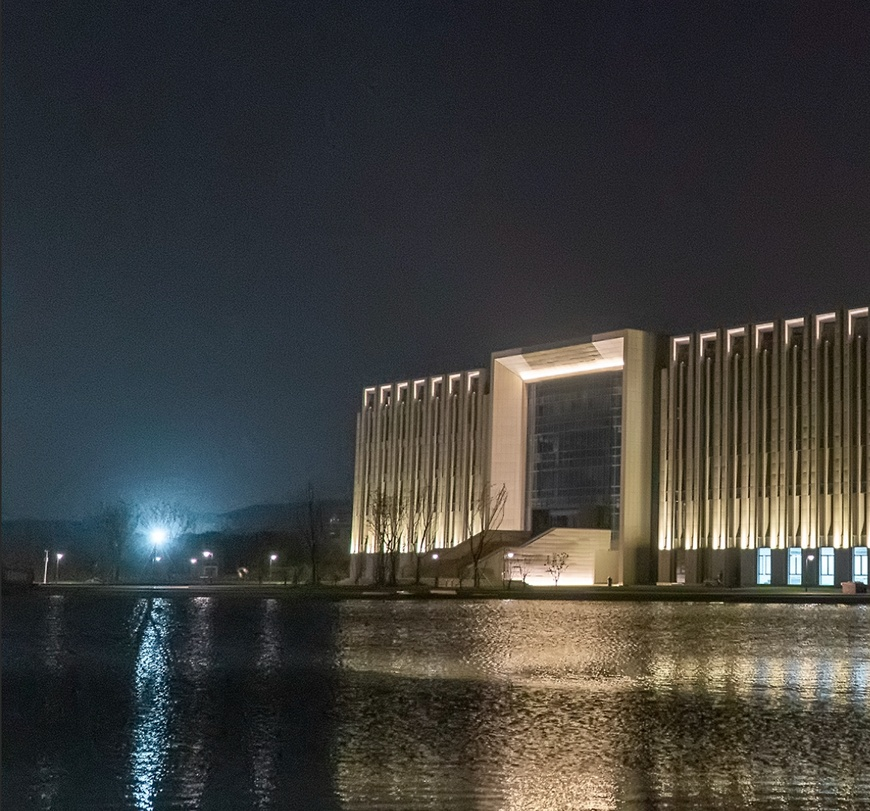
#> input picture Test1/images/1.jpg, 870 x 811 px, shrunk from 1170 x 1091 before the run
$ jupyter execute --allow-errors concat_image.ipynb   (shell and % lines are left out)
#> lines starting #> are read from the running program, lines starting #| are printed output that depends on the picture
[cell 1]
import cv2
import matplotlib.pyplot as plt
import numpy as np

[cell 2]
print(cv2.__version__)

[cell 3]
# 使用cv2读取
img_left = cv2.imread('images/1.jpg', 1)
#> img_left is the input picture: shape (811, 870, 3); mean B, G, R 59.4, 62.2, 62.5
img_right = cv2.imread('images/2.jpg', 1)
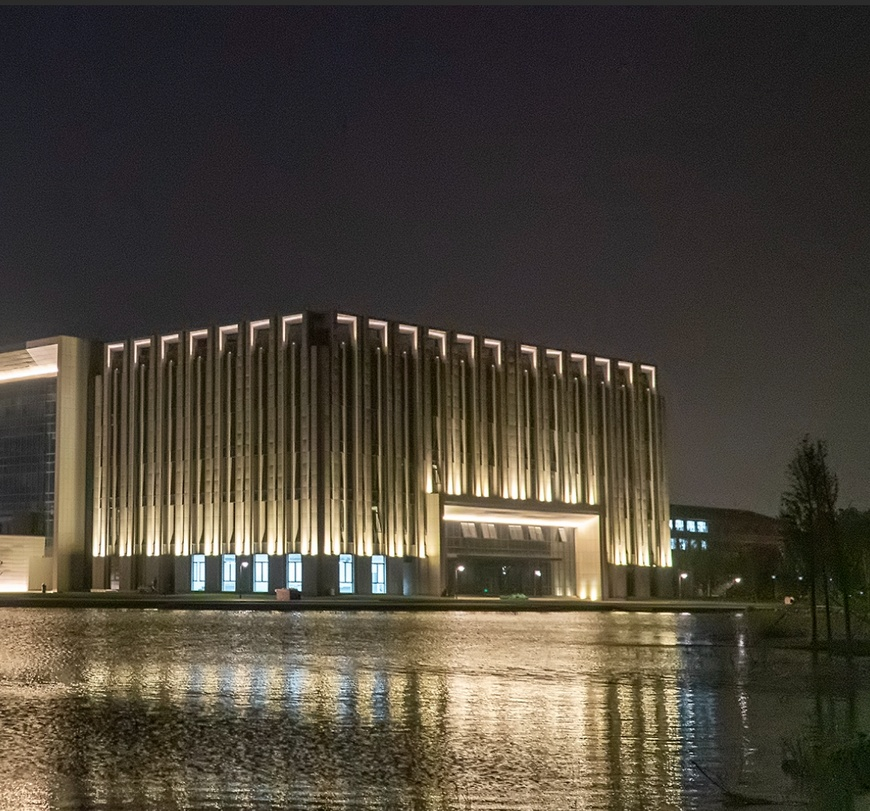
#> input picture Test1/images/2.jpg, 870 x 811 px, shrunk from 1170 x 1091 before the run
#> img_right is the input picture: shape (811, 870, 3); mean B, G, R 56.8, 68.4, 75.3

plt.subplot(121)
plt.imshow(cv2.cvtColor(img_left, cv2.COLOR_BGR2RGB))
plt.subplot(122)
plt.imshow(cv2.cvtColor(img_right, cv2.COLOR_BGR2RGB))
plt.show()
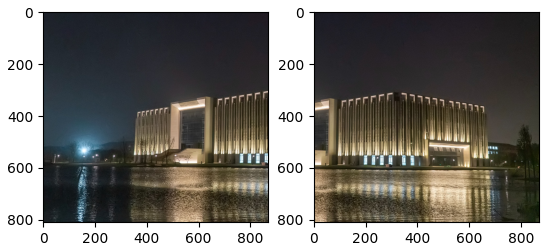
#> figure drawn by matplotlib, 2 panels

[cell 4]
def detect(image):
    # 转化为灰度图
    gray = cv2.cvtColor(image, cv2.COLOR_BGR2GRAY)
    # 创建SIFT生成器
    # descriptor是一个对象，这里使用的是SIFT算法
    descriptor = cv2.xfeatures2d.SIFT_create()
    # 检测特征点及其描述子（128维向量）
    kps, features = descriptor.detectAndCompute(image, None)
    return (kps,features)

[cell 5]
# 可以看下特征点(若果发现几次运行特征点数目不同，要重新读取图片)
def show_points(image):
    gray = cv2.cvtColor(image, cv2.COLOR_BGR2GRAY)
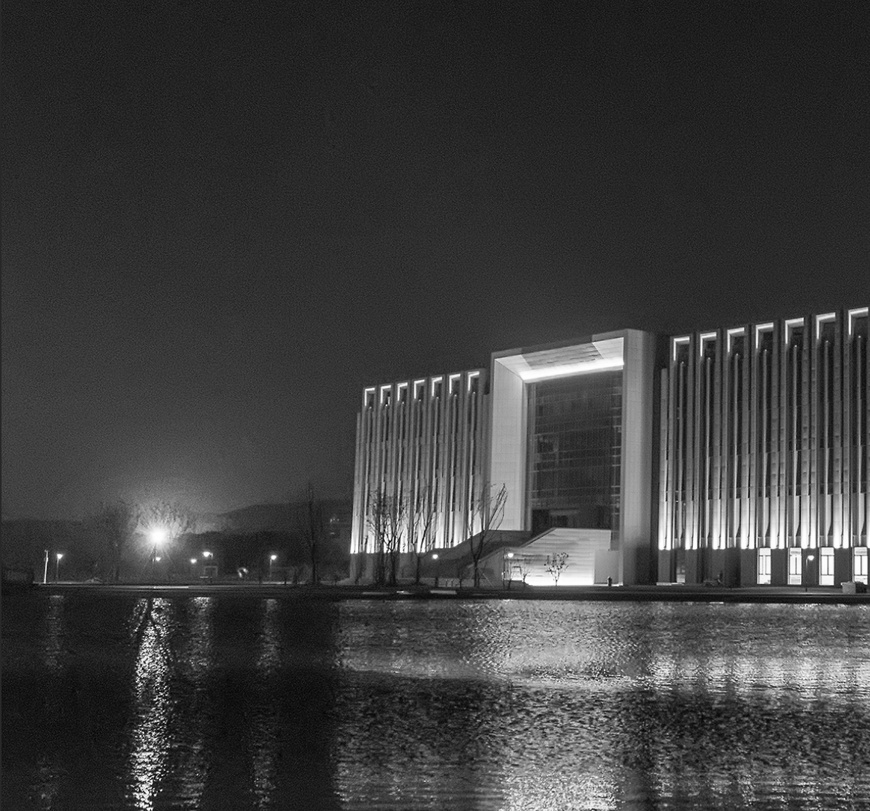
#> gray: shape (811, 870); min 2, max 255, mean 62
    descriptor = cv2.xfeatures2d.SIFT_create()
    kps, features = descriptor.detectAndCompute(image, None)
#> kps = 3294 keypoints; strongest (x, y, size): (435, 556, 3.4), (273, 557, 3.6), (59, 556, 3.7), (206, 554, 4.3)
    print(f"特征点数：{len(kps)}")
#| 特征点数：3294
    img_left_points = cv2.drawKeypoints(img_left, kps, img_left)
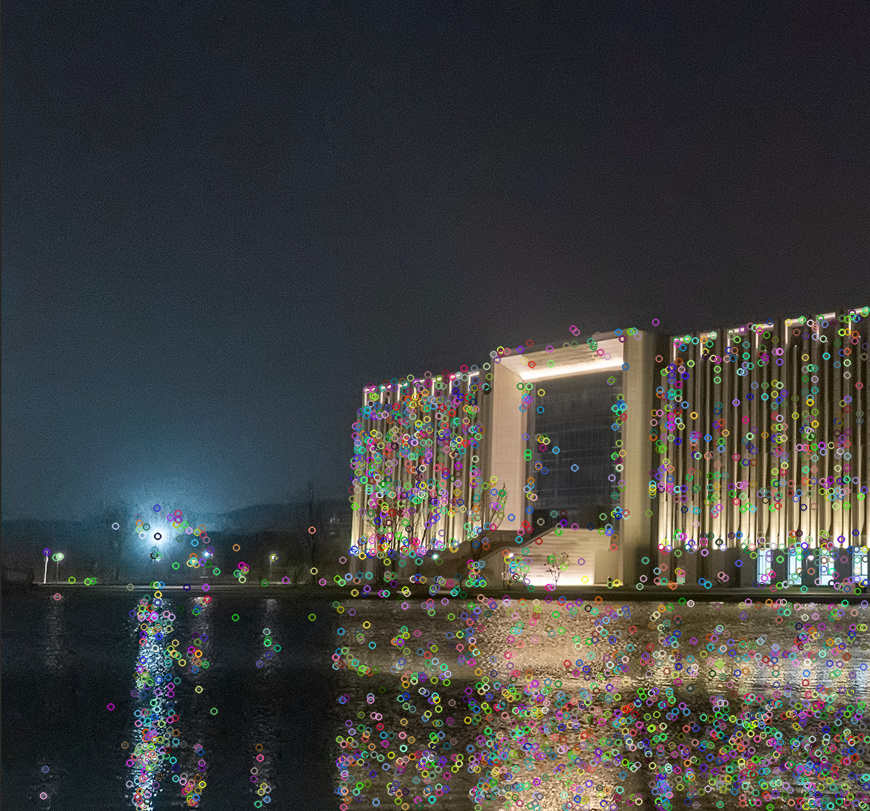
#> img_left_points: shape (811, 870, 3); mean B, G, R 63.6, 65, 64.7
    plt.figure(figsize=(9,9))
    plt.imshow(img_left_points)
show_points(img_left)

[cell 6]
def match_keypoints(kps_left,kps_right,features_left,features_right,ratio,threshold):
    """
    kpsA,kpsB,featureA,featureB: 两张图的特征点坐标及特征向量
    threshold: 阀值

    """
    # 建立暴力匹配器
    matcher = cv2.DescriptorMatcher_create("BruteForce")
    # 使用knn检测，匹配left,right图的特征点
    raw_matches = matcher.knnMatch(features_left, features_right, 2)
    print(len(raw_matches))
    matches = []  # 存坐标，为了后面
    good = [] # 存对象，为了后面的演示
    # 筛选匹配点
    for m in raw_matches:
        # 筛选条件
#         print(m[0].distance,m[1].distance)
        if len(m) == 2 and m[0].distance < m[1].distance * ratio:
            good.append([m[0]])
            matches.append((m[0].queryIdx, m[0].trainIdx))
            """
            queryIdx：测试图像的特征点描述符的下标==>img_keft
            trainIdx：样本图像的特征点描述符下标==>img_right
            distance：代表这怡翠匹配的特征点描述符的欧式距离，数值越小也就说明俩个特征点越相近。
            """
    # 特征点对数大于4就够用来构建变换矩阵了
    kps_left = np.float32([kp.pt for kp in kps_left])
    kps_right = np.float32([kp.pt for kp in kps_right])
    print("特征点对数",len(matches))
    if len(matches) > 4:
        # 获取匹配点坐标
        pts_left = np.float32([kps_left[i] for (i,_) in matches])
        pts_right = np.float32([kps_right[i] for (_,i) in matches])
        # 计算变换矩阵(采用ransac算法从pts中选择一部分点)
        H,status = cv2.findHomography(pts_right, pts_left, cv2.RANSAC, threshold)
        return (matches, H, good)
    return None

[cell 7]
img_left = cv2.imread('images/1.jpg', 1)
img_right = cv2.imread('images/2.jpg', 1)

kps_left, features_left = detect(img_left)
#> kps_left has the same summary as kps in show_points
kps_right, features_right = detect(img_right)
#> in detect (call 2), `gray = cv2.cvtColor(image, cv2.COLOR_BGR2GRAY)`:
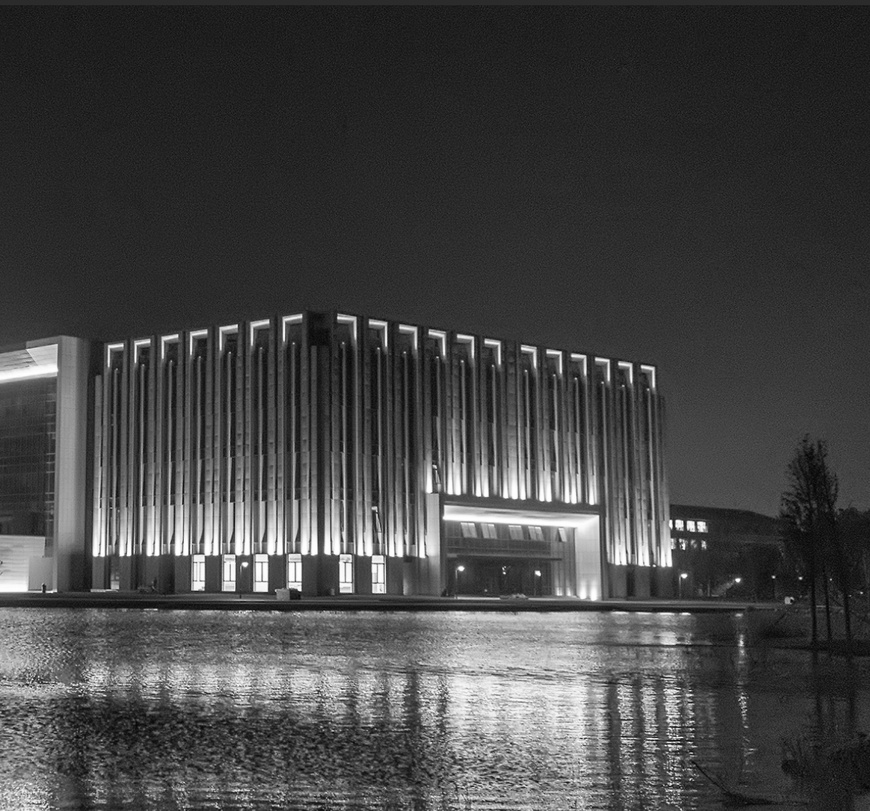
#> gray: shape (811, 870); min 1, max 255, mean 69.1
#> in detect (call 2), `kps, features = descriptor.detectAndCompute(image, None)`: kps = 4078 keypoints; strongest (x, y, size): (738, 580, 3.1), (538, 573, 3.5), (684, 576, 3.5), (461, 568, 3.8)
#> kps_right has the same summary as kps in detect
#> (the rest of this cell did not finish here and is left out)

#> in match_keypoints, `raw_matches = matcher.knnMatch(features_left, features_right, 2)`: raw_matches = 3294 matches
#| 3294
#> after the loop in match_keypoints, `for m in raw_matches:`: good = []
#> in match_keypoints, `kps_left = np.float32([kp.pt for kp in kps_left])`: kps_left = 3294 pairs, first value 42.96 to 867, second value 309.6 to 808.1
#> in match_keypoints, `kps_right = np.float32([kp.pt for kp in kps_right])`: kps_right = 4078 pairs, first value 2.72 to 864.5, second value 312.4 to 808
#| 特征点对数 0
# print(matches)
img = cv2.drawMatchesKnn(img_left,kps_left,img_right,kps_right,good[:30],None,flags=cv2.DrawMatchesFlags_NOT_DRAW_SINGLE_POINTS)
plt.figure(figsize=(20,20))
plt.imshow(img)

[cell 8]
def drawMatches(img_left, img_right, kps_left, kps_right, matches, H):
    # 获取图片宽度和高度
    h_left, w_left = img_left.shape[:2]
    h_right, w_right = img_right.shape[:2]
    """对imgB进行透视变换
    由于透视变换会改变图片场景的大小，导致部分图片内容看不到
    所以对图片进行扩展:高度取最高的，宽度为两者相加"""
    image = np.zeros((max(h_left, h_right), w_left+w_right, 3), dtype='uint8')
    # 初始化
    image[0:h_left, 0:w_left] = img_right
    """利用以获得的单应性矩阵进行变透视换"""
    image = cv2.warpPerspective(image, H, (image.shape[1], image.shape[0]))#(w,h
    """将透视变换后的图片与另一张图片进行拼接"""
    image[0:h_left, 0:w_left] = img_left
    return image

#> (a cell that did not finish here is left out)

[cell 10]
# 现在该定义一个主函数了
def main(img_left,img_right, size=(20,20)):
    # 模块一：提取特征
#> called with size = (20, 20)
    kps_left, features_left = detect(img_left)
#> in detect (call 3), `kps, features = descriptor.detectAndCompute(image, None)`: kps = 3294 keypoints; strongest (x, y, size): (435, 556, 3.4), (273, 557, 3.6), (59, 556, 3.7), (206, 554, 4.3)
#> kps_left has the same summary as kps in detect
    kps_right, features_right = detect(img_right)
#> in detect (call 4), `kps, features = descriptor.detectAndCompute(image, None)`: kps = 4078 keypoints; strongest (x, y, size): (738, 580, 3.1), (538, 573, 3.5), (684, 576, 3.5), (461, 568, 3.8)
#> kps_right has the same summary as kps in detect
    # 模块二：特征匹配
    matches, H, good = match_keypoints(kps_left,kps_right,features_left,features_right,0.01,0.99)
#| 3294
#| 特征点对数 0
    # 模块三：透视变换-拼接
    vis = drawMatches(img_left, img_right, kps_left, kps_right, matches, H)
    # show
    plt.figure(figsize= size)
    plt.imshow(cv2.cvtColor(vis, cv2.COLOR_BGR2RGB))
    plt.show()

[cell 11]
# 读取图片
img_left = cv2.imread('images/1.jpg', 1)
img_right = cv2.imread('images/2.jpg', 1)
#> (the rest of this cell did not finish here and is left out)

对比

[cell 12]
plt.figure(figsize= (20,20))
plt.subplot(121)
plt.imshow(cv2.cvtColor(img_left, cv2.COLOR_BGR2RGB))
plt.subplot(122)
plt.imshow(cv2.cvtColor(img_right, cv2.COLOR_BGR2RGB))
plt.show()
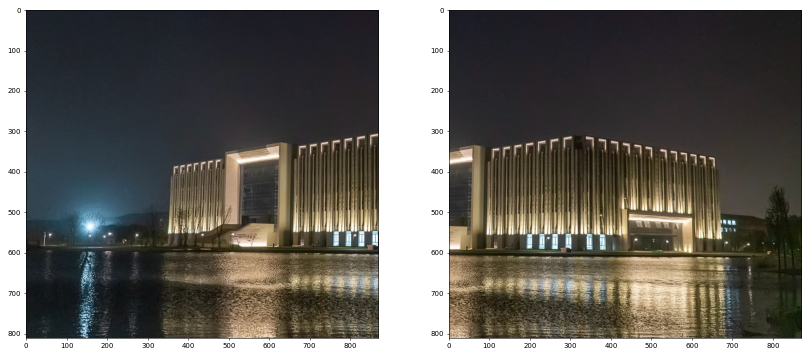
#> figure drawn by matplotlib, 2 panels
